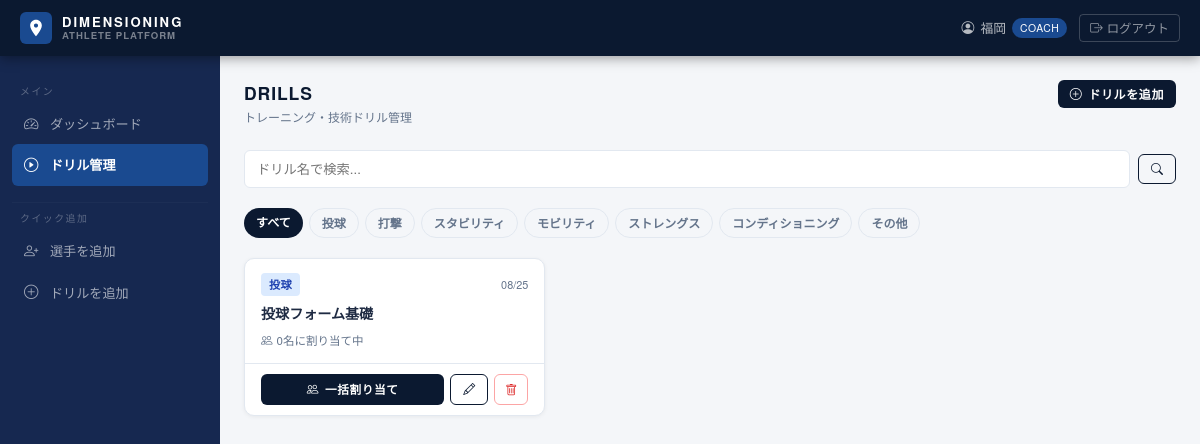
/coach/drills (signed in), run on the app's committed database.
### app.py (models this page shows, shortened)
class User(UserMixin, db.Model):
    id            = db.Column(db.Integer, primary_key=True)
    name          = db.Column(db.String(100), nullable=False)
    email         = db.Column(db.String(120), unique=True, nullable=True)   # 招待前はNULL可
    password_hash = db.Column(db.String(200), nullable=True)
    role          = db.Column(db.String(20), nullable=False, default='player')
    status        = db.Column(db.String(20), nullable=False, default='active')  # active / pending
    position      = db.Column(db.String(50))
    grade         = db.Column(db.String(50))
    team          = db.Column(db.String(100))
    born_year     = db.Column(db.Integer)
    dominant_hand = db.Column(db.String(10))
    priority_note = db.Column(db.Text)   # コーチが設定する最優先課題メッセージ
    created_at    = db.Column(db.DateTime, default=datetime.utcnow)
    physical_data = db.relationship('PhysicalData', backref='player', lazy='dynamic',
                                    order_by='PhysicalData.date.desc()')
    inbody_data   = db.relationship('InBodyData', backref='player', lazy='dynamic',
                                    order_by='InBodyData.date.desc()')
    rapsodo_data  = db.relationship('RapsodoData', backref='player', lazy='dynamic',
                                    order_by='RapsodoData.date.desc()')
    vald_data     = db.relationship('VALDData', backref='player', lazy='dynamic',
                                    order_by='VALDData.date.desc()')
    assignments   = db.relationship('Assignment', foreign_keys='Assignment.player_id',
                                    backref='player', lazy=True)
    issues        = db.relationship('Issue', backref='player', lazy=True)
    feedbacks     = db.relationship('CoachFeedback', foreign_keys='CoachFeedback.player_id',
                                    lazy='dynamic', order_by='CoachFeedback.created_at.desc()')

class Drill(db.Model):
    id          = db.Column(db.Integer, primary_key=True)
    title       = db.Column(db.String(200), nullable=False)
    category    = db.Column(db.String(50), nullable=False)
    description = db.Column(db.Text)
    youtube_url = db.Column(db.String(500))
    video_file  = db.Column(db.String(300))
    image_file  = db.Column(db.String(300))
    notes       = db.Column(db.Text)
    created_by  = db.Column(db.Integer, db.ForeignKey('user.id'))
    created_at  = db.Column(db.DateTime, default=datetime.utcnow)
    assignments = db.relationship('Assignment', backref='drill', lazy=True)

### app.py (the view)
@app.route('/coach/drills')
@login_required
@coach_required
def coach_drills():
    cat  = request.args.get('category', '')
    q    = request.args.get('q', '').strip()
    page = request.args.get('page', 1, type=int)
    query = Drill.query
    if cat:
        query = query.filter_by(category=cat)
    if q:
        query = query.filter(Drill.title.ilike(f'%{q}%'))
    pagination = query.order_by(Drill.created_at.desc()).paginate(page=page, per_page=24, error_out=False)
    return render_template('coach/drills.html', drills=pagination.items,
                           pagination=pagination, current_category=cat, q=q,
                           categories=CATEGORIES)

### app.py (called while the page is built)
@login_manager.user_loader
def load_user(uid):
    return db.session.get(User, int(uid))

def coach_required(f):
    from functools import wraps
    @wraps(f)
    def decorated(*args, **kwargs):
        if not current_user.is_authenticated or current_user.role != 'coach':
            return redirect(url_for('index'))
        return f(*args, **kwargs)
    return decorated

### templates/coach/drills.html (shortened to what this page needs)
{% extends 'base.html' %}
{% block content %}
<div style="display:flex;align-items:flex-start;justify-content:space-between;flex-wrap:wrap;gap:12px;margin-bottom:24px;">
  <div>
    <div class="dm-page-title">DRILLS</div>
    <div class="dm-page-sub">トレーニング・技術ドリル管理</div>
  </div>
  <a href="{{ url_for('new_drill') }}" class="btn-dm btn-sm-dm">
    <i class="bi bi-plus-circle"></i> ドリルを追加
  </a>
</div>
<div style="display:flex;flex-wrap:wrap;gap:8px;margin-bottom:20px;align-items:center;">
  <form method="GET" style="display:flex;flex-wrap:wrap;gap:8px;align-items:center;flex:1;">
    <div style="flex:1;min-width:180px;">
      <input type="text" name="q" value="{{ q }}" class="dm-input" placeholder="ドリル名で検索...">
    </div>
    <button type="submit" class="btn-dm-outline btn-sm-dm"><i class="bi bi-search"></i></button>
  </form>
</div>
<div style="display:flex;flex-wrap:wrap;gap:6px;margin-bottom:20px;">
  <a href="{{ url_for('coach_drills', q=q) }}"
     style="font-size:.75rem;padding:5px 12px;border-radius:20px;text-decoration:none;font-weight:600;
            {% if not current_category %}background:var(--dm-navy);color:#fff;{% else %}background:var(--dm-light);color:var(--dm-muted);border:1px solid var(--dm-border);{% endif %}">
    すべて
  </a>
  {% for cat in categories %}
  <a href="{{ url_for('coach_drills', category=cat, q=q) }}"
     style="font-size:.75rem;padding:5px 12px;border-radius:20px;text-decoration:none;font-weight:600;
            {% if current_category == cat %}background:var(--dm-navy);color:#fff;{% else %}background:var(--dm-light);color:var(--dm-muted);border:1px solid var(--dm-border);{% endif %}">
    {{ cat }}
  </a>
  {% endfor %}
</div>
{% if drills %}
<div style="display:grid;grid-template-columns:repeat(auto-fill,minmax(260px,1fr));gap:14px;">
  {% for d in drills %}
  <div class="dm-card" style="display:flex;flex-direction:column;">
    <div style="padding:14px 16px;flex:1;display:flex;flex-direction:column;gap:8px;">
      <div style="display:flex;align-items:center;justify-content:space-between;">
        <span class="cat-badge cat-{{ d.category }}">{{ d.category }}</span>
        <span style="font-size:.68rem;color:var(--dm-muted);">{{ d.created_at.strftime('%m/%d') }}</span>
      </div>
      <div style="font-weight:700;font-size:.88rem;line-height:1.4;">{{ d.title }}</div>
      <div style="font-size:.72rem;color:var(--dm-muted);margin-top:auto;">
        <i class="bi bi-people me-1"></i>{{ d.assignments | selectattr('is_active','equalto',true) | list | length }}名に割り当て中
      </div>
    </div>
    <div style="padding:10px 16px;border-top:1px solid var(--dm-border);display:flex;gap:6px;flex-wrap:wrap;">
      <a href="{{ url_for('bulk_assign', did=d.id) }}" class="btn-dm btn-sm-dm" style="flex:1;justify-content:center;font-size:.73rem;">
        <i class="bi bi-people"></i> 一括割り当て
      </a>
      <a href="{{ url_for('edit_drill', did=d.id) }}" class="btn-dm-outline btn-sm-dm" style="justify-content:center;">
        <i class="bi bi-pencil"></i>
      </a>
      <form method="POST" action="{{ url_for('delete_drill', did=d.id) }}">
        <button type="submit" style="background:none;border:1px solid #fca5a5;color:#dc2626;border-radius:6px;padding:5px 10px;font-size:.75rem;cursor:pointer;font-weight:600;"
                onclick="return confirm('「{{ d.title }}」を削除しますか？')">
          <i class="bi bi-trash"></i>
        </button>
      </form>
    </div>
  </div>
  {% endfor %}
</div>
{% endif %}
{% endblock %}

### templates/base.html (shortened to what this page needs)
<!DOCTYPE html>
<html lang="ja">
<head>
  <link href="https://cdn.jsdelivr.net/npm/bootstrap@5.3.2/dist/css/bootstrap.min.css" rel="stylesheet">
  <link href="https://cdn.jsdelivr.net/npm/bootstrap-icons@1.11.3/font/bootstrap-icons.min.css" rel="stylesheet">
</head>
<body>
{% if current_user.is_authenticated %}
<header class="dm-nav">
  <a href="{{ url_for('index') }}" class="dm-nav-brand">
    <div class="dm-nav-brand-icon">
      <svg viewBox="0 0 24 24"><path d="M12 2C8.13 2 5 5.13 5 9c0 5.25 7 13 7 13s7-7.75 7-13c0-3.87-3.13-7-7-7zm0 9.5c-1.38 0-2.5-1.12-2.5-2.5S10.62 6.5 12 6.5s2.5 1.12 2.5 2.5-1.12 2.5-2.5 2.5z"/></svg>
    </div>
    <div class="dm-nav-brand-text">
      DIMENSIONING
      <span class="dm-nav-brand-sub">ATHLETE PLATFORM</span>
    </div>
  </a>
  <div class="dm-nav-right dm-nav-right-desktop" style="display:flex;">
    <span class="dm-nav-user">
      <i class="bi bi-person-circle"></i>
      {{ current_user.name }}
      <span class="dm-nav-badge {% if current_user.role != 'coach' %}player{% endif %}">
        {{ 'COACH' if current_user.role == 'coach' else 'PLAYER' }}
      </span>
    </span>
    <a href="{{ url_for('logout') }}" class="dm-nav-logout">
      <i class="bi bi-box-arrow-right me-1"></i>ログアウト
    </a>
  </div>
</header>
<div class="dm-layout">
  <aside class="dm-sidebar" id="sidebar">
    {% if current_user.role == 'coach' %}
    <div class="dm-nav-section">
      <div class="dm-nav-section-label">メイン</div>
      <a href="{{ url_for('coach_dashboard') }}"
         class="dm-nav-item {% if request.endpoint == 'coach_dashboard' %}active{% endif %}">
        <i class="bi bi-speedometer2"></i> ダッシュボード
      </a>
      <a href="{{ url_for('coach_drills') }}"
         class="dm-nav-item {% if request.endpoint in ['coach_drills','new_drill','edit_drill'] %}active{% endif %}">
        <i class="bi bi-play-circle"></i> ドリル管理
      </a>
    </div>
    <hr class="dm-nav-divider">
    <div class="dm-nav-section">
      <div class="dm-nav-section-label">クイック追加</div>
      <a href="{{ url_for('new_player') }}" class="dm-nav-item">
        <i class="bi bi-person-plus"></i> 選手を追加
      </a>
      <a href="{{ url_for('new_drill') }}" class="dm-nav-item">
        <i class="bi bi-plus-circle"></i> ドリルを追加
      </a>
    </div>
    {% endif %}
  </aside>
  <main class="dm-main" id="main-content">
{% endif %}
{% block content %}{% endblock %}
{% if current_user.is_authenticated %}
  </main>
</div>
{% endif %}
</body>
</html>

### templates/base.html (style rules this page uses)
:root { --dm-navy: #0b1930; --dm-navy2: #162850; --dm-blue: #1a4a90; --dm-accent: #2563eb; --dm-light: #f4f6f9; --dm-border: #e2e8f0; --dm-text: #1e2a42; --dm-muted: #64748b; }
* { box-sizing: border-box; }
body { background: var(--dm-light); color: var(--dm-text); font-family: 'Helvetica Neue', Arial, 'Hiragino Sans', 'Yu Gothic', sans-serif; margin: 0; padding: 0; }
.dm-nav { background: var(--dm-navy); height: 56px; display: flex; align-items: center; padding: 0 20px; position: sticky; top: 0; z-index: 100; box-shadow: 0 2px 12px rgba(0,0,0,.4); }
.dm-nav-brand { display: flex; align-items: center; gap: 10px; text-decoration: none; }
.dm-nav-brand-icon { width: 32px; height: 32px; background: var(--dm-blue); border-radius: 6px; display: flex; align-items: center; justify-content: center; }
.dm-nav-brand-icon svg { width: 20px; height: 20px; fill: #fff; }
.dm-nav-brand-text { color: #fff; font-size: .82rem; letter-spacing: .15em; font-weight: 600; line-height: 1.2; }
.dm-nav-brand-sub { color: rgba(255,255,255,.45); font-size: .6rem; letter-spacing: .1em; display: block; }
.dm-nav-right { margin-left: auto; display: flex; align-items: center; gap: 12px; }
.dm-nav-user { color: rgba(255,255,255,.7); font-size: .8rem; display: flex; align-items: center; gap: 6px; }
.dm-nav-badge { font-size: .65rem; padding: 2px 8px; border-radius: 10px; background: var(--dm-blue); color: #fff; letter-spacing: .05em; }
.dm-nav-logout { color: rgba(255,255,255,.55); font-size: .78rem; text-decoration: none; border: 1px solid rgba(255,255,255,.2); border-radius: 4px; padding: 4px 10px; transition: .2s; }
.dm-layout { display: flex; min-height: calc(100vh - 56px); }
.dm-sidebar { width: 220px; min-width: 220px; background: var(--dm-navy2); padding: 20px 0; flex-shrink: 0; }
.dm-main { flex: 1; padding: 24px; min-width: 0; }
.dm-nav-section { padding: 0 12px 8px; margin-top: 8px; }
.dm-nav-section-label { font-size: .62rem; letter-spacing: .15em; color: rgba(255,255,255,.3); padding: 0 8px; margin-bottom: 4px; text-transform: uppercase; }
.dm-nav-item { display: flex; align-items: center; gap: 10px; padding: 10px 12px; border-radius: 6px; color: rgba(255,255,255,.6); text-decoration: none; font-size: .82rem; transition: .15s; }
.dm-nav-item.active { background: var(--dm-blue); color: #fff; font-weight: 600; }
.dm-nav-item i { font-size: .9rem; width: 16px; flex-shrink: 0; }
.dm-nav-divider { border-color: rgba(255,255,255,.1); margin: 8px 12px; }
.dm-card { background: #fff; border-radius: 10px; border: 1px solid var(--dm-border); box-shadow: 0 1px 4px rgba(0,0,0,.06); overflow: hidden; }
.cat-badge { display: inline-flex; align-items: center; font-size: .7rem; padding: 3px 8px; border-radius: 4px; font-weight: 600; letter-spacing: .03em; }
.cat-投球 { background: #dbeafe; color: #1e40af; }
.btn-dm { background: var(--dm-navy); color: #fff; border: none; padding: 8px 18px; border-radius: 6px; font-size: .82rem; font-weight: 600; letter-spacing: .05em; cursor: pointer; transition: .2s; text-decoration: none; display: inline-flex; align-items: center; gap: 6px; }
.btn-dm-outline { background: transparent; color: var(--dm-navy); border: 1.5px solid var(--dm-navy); padding: 6px 14px; border-radius: 6px; font-size: .8rem; font-weight: 600; cursor: pointer; transition: .2s; text-decoration: none; display: inline-flex; align-items: center; gap: 6px; }
.btn-sm-dm { padding: 5px 12px; font-size: .75rem; }
.dm-input { border: 1.5px solid var(--dm-border); border-radius: 6px; padding: 8px 12px; font-size: .83rem; width: 100%; transition: .15s; background: #fff; }
.dm-page-title { font-size: 1.1rem; font-weight: 800; letter-spacing: .05em; color: var(--dm-navy); }
.dm-page-sub { font-size: .75rem; color: var(--dm-muted); margin-top: 2px; }

### data on the page
User: name "福岡", role "COACH"
Drill: category "投球", created_at "08/25", title "投球フォーム基礎", assignments|selectattr "0"

### other printed values
{{ cat }} "投球" "打撃" "スタビリティ" "モビリティ" "ストレングス" "コンディショニング" "その他"
